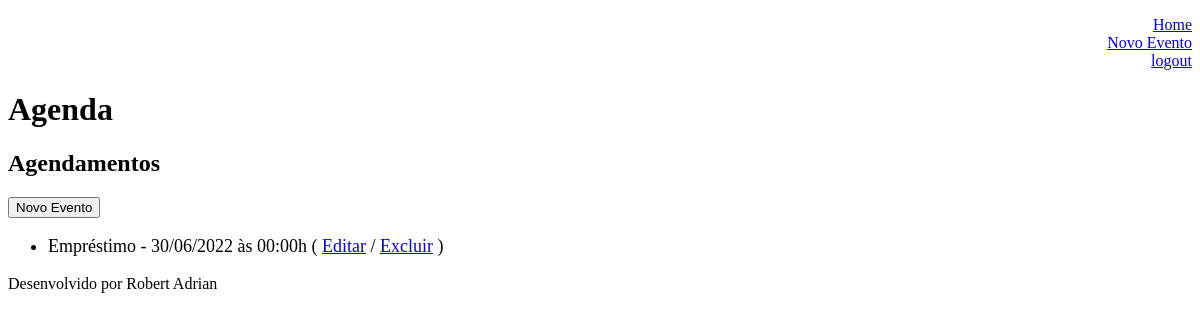
/agenda/ (signed in), run on an earlier commit of the app's database.
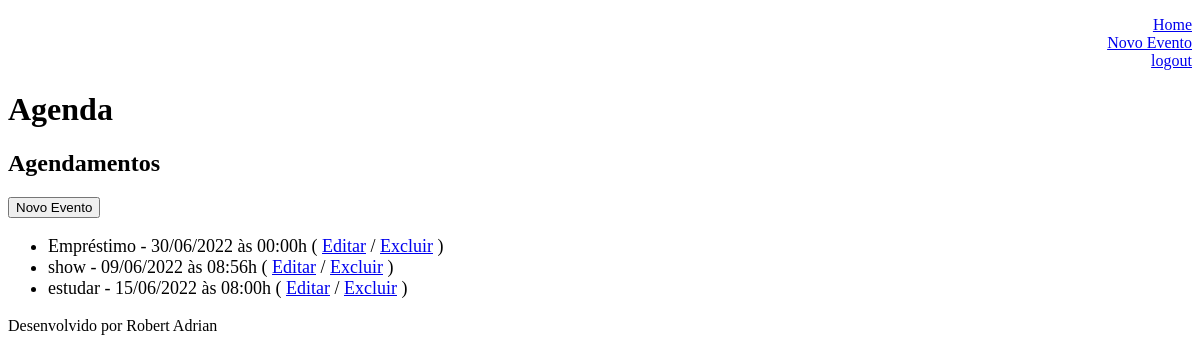
And on a later commit of the database.
### core/models.py (models this page shows, shortened)
class Evento(models.Model):
    titulo = models.CharField(max_length=100)
    descricao = models.TextField(blank=True, null=True)
    data_evento = models.DateTimeField(verbose_name='Data do Evento')
    data_criacao = models.DateTimeField(auto_now=True)
    local_evento = models.CharField(max_length=100, blank=True, null=True)
    usuario = models.ForeignKey(User, on_delete=models.CASCADE)
    class Meta:
        db_table = 'evento'
    def get_data_evento(self):
        return self.data_evento.strftime('%d/%m/%Y às %H:%Mh')

### core/views.py (the view)
# urls.py: path('agenda/', views.lista_eventos),
@login_required(login_url='/login/')
def lista_eventos(requests):
    usuario = requests.user
    evento = Evento.objects.filter(usuario=usuario)
    dados = {'eventos':evento}
    return render(requests, 'agenda.html', dados)

### templates/agenda.html
{% extends "model_page.html" %}
{% block content %}
    <h2>Agendamentos</h2>
    <a href="evento">
        <button type="button">Novo Evento</button>
    </a>
    <ul style="font-size: 18px">
    {% for evento in eventos %}
        <li>
            {{ evento.titulo }} - {{ evento.get_data_evento }}
            ( <a href="evento/?id={{ evento.id }}">Editar</a> /
            <a href="evento/delete/{{ evento.id }}">Excluir</a> )
        </li>
    {% endfor %}
    </ul>
{% endblock %}

### templates/model_page.html
<!DOCTYPE html>
<html lang="en">
<head>
    {% include "model_header.html" %}
</head>
<body>
    {% block content %} {% endblock %}
    {% include "model_footer.html" %}
</body>
</html>

### templates/model_header.html (shortened to what this page needs)
    <div align="right">
        <ul style="list-style: none">
            <li><a href="/">Home</a></li>
            <li><a href="/agenda/evento">Novo Evento</a></li>
            <li><a href="/logout">logout</a></li>
        </ul>
    </div>
    <h1>Agenda</h1>

### templates/model_footer.html
<p>Desenvolvido por Robert Adrian</p>

What changed in the data, as far as the page shows it:
added Evento: titulo "show", get_data_evento "09/06/2022 às 08:56h"
added Evento: titulo "estudar", get_data_evento "15/06/2022 às 08:00h"
